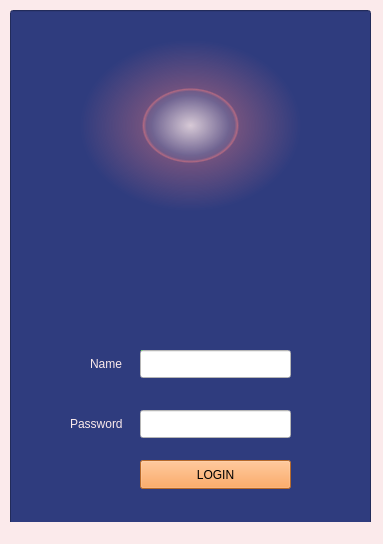
<?xml version="1.0" encoding="UTF-8"?>
<ui version="4.0">
 <class>MainWindow</class>
 <widget class="QMainWindow" name="MainWindow">
  <property name="geometry">
   <rect>
    <x>0</x>
    <y>0</y>
    <width>383</width>
    <height>544</height>
   </rect>
  </property>
  <property name="windowTitle">
   <string>MainWindow</string>
  </property>
  <property name="styleSheet">
   <string notr="true">border-color: rgb(255, 0, 0);
background-color: rgb(251, 234, 235);</string>
  </property>
  <widget class="QWidget" name="centralwidget">
   <widget class="QPushButton" name="pushButton">
    <property name="geometry">
     <rect>
      <x>140</x>
      <y>460</y>
      <width>151</width>
      <height>29</height>
     </rect>
    </property>
    <property name="styleSheet">
     <string notr="true">font: 10pt &quot;Simplified Arabic&quot;;
background-color: rgb(255, 148, 60);
selection-background-color: rgb(250, 87, 46);
border-color: rgb(255, 0, 0);
font: 700 10pt &quot;Segoe UI&quot;;</string>
    </property>
    <property name="text">
     <string>LOGIN</string>
    </property>
   </widget>
   <widget class="QLabel" name="label_23">
    <property name="geometry">
     <rect>
      <x>100</x>
      <y>350</y>
      <width>63</width>
      <height>20</height>
     </rect>
    </property>
    <property name="styleSheet">
     <string notr="true">background-color: rgb(37, 255, 26);</string>
    </property>
    <property name="text">
     <string/>
    </property>
   </widget>
   <widget class="QLabel" name="label_39">
    <property name="geometry">
     <rect>
      <x>80</x>
      <y>40</y>
      <width>221</width>
      <height>171</height>
     </rect>
    </property>
    <property name="styleSheet">
     <string notr="true">background-color: qradialgradient(spread:pad, cx:0.5, cy:0.5, radius:0.5, fx:0.5, fy:0.5, stop:0 rgba(255, 235, 235, 206), stop:0.35 rgba(255, 188, 188, 80), stop:0.4 rgba(255, 162, 162, 80), stop:0.425 rgba(255, 132, 132, 156), stop:0.44 rgba(252, 128, 128, 80), stop:1 rgba(255, 255, 255, 0));
image: url(:/img/img/logo_transparent.png);</string>
    </property>
    <property name="text">
     <string/>
    </property>
   </widget>
   <widget class="QLabel" name="label">
    <property name="geometry">
     <rect>
      <x>90</x>
      <y>350</y>
      <width>51</width>
      <height>28</height>
     </rect>
    </property>
    <property name="styleSheet">
     <string notr="true">font: 10pt &quot;Simplified Arabic&quot;;
color: rgb(251, 234, 235);
background-color: rgb(47, 60, 126);
font: 700 10pt &quot;Segoe UI&quot;;
</string>
    </property>
    <property name="text">
     <string>Name</string>
    </property>
   </widget>
   <widget class="QLineEdit" name="password">
    <property name="geometry">
     <rect>
      <x>140</x>
      <y>410</y>
      <width>151</width>
      <height>28</height>
     </rect>
    </property>
    <property name="styleSheet">
     <string notr="true">background-color: rgb(255, 255, 255);</string>
    </property>
   </widget>
   <widget class="QLineEdit" name="name">
    <property name="geometry">
     <rect>
      <x>140</x>
      <y>350</y>
      <width>151</width>
      <height>28</height>
     </rect>
    </property>
    <property name="palette">
     <palette>
      <active>
       <colorrole role="Button">
        <brush brushstyle="SolidPattern">
         <color alpha="255">
          <red>255</red>
          <green>255</green>
          <blue>255</blue>
         </color>
        </brush>
       </colorrole>
       <colorrole role="Base">
        <brush brushstyle="SolidPattern">
         <color alpha="255">
          <red>255</red>
          <green>255</green>
          <blue>255</blue>
         </color>
        </brush>
       </colorrole>
       <colorrole role="Window">
        <brush brushstyle="SolidPattern">
         <color alpha="255">
          <red>255</red>
          <green>255</green>
          <blue>255</blue>
         </color>
        </brush>
       </colorrole>
      </active>
      <inactive>
       <colorrole role="Button">
        <brush brushstyle="SolidPattern">
         <color alpha="255">
          <red>255</red>
          <green>255</green>
          <blue>255</blue>
         </color>
        </brush>
       </colorrole>
       <colorrole role="Base">
        <brush brushstyle="SolidPattern">
         <color alpha="255">
          <red>255</red>
          <green>255</green>
          <blue>255</blue>
         </color>
        </brush>
       </colorrole>
       <colorrole role="Window">
        <brush brushstyle="SolidPattern">
         <color alpha="255">
          <red>255</red>
          <green>255</green>
          <blue>255</blue>
         </color>
        </brush>
       </colorrole>
      </inactive>
      <disabled>
       <colorrole role="Button">
        <brush brushstyle="SolidPattern">
         <color alpha="255">
          <red>255</red>
          <green>255</green>
          <blue>255</blue>
         </color>
        </brush>
       </colorrole>
       <colorrole role="Base">
        <brush brushstyle="SolidPattern">
         <color alpha="255">
          <red>255</red>
          <green>255</green>
          <blue>255</blue>
         </color>
        </brush>
       </colorrole>
       <colorrole role="Window">
        <brush brushstyle="SolidPattern">
         <color alpha="255">
          <red>255</red>
          <green>255</green>
          <blue>255</blue>
         </color>
        </brush>
       </colorrole>
      </disabled>
     </palette>
    </property>
    <property name="autoFillBackground">
     <bool>false</bool>
    </property>
    <property name="styleSheet">
     <string notr="true">background-color: rgb(255, 255, 255);

</string>
    </property>
   </widget>
   <widget class="QLabel" name="label_40">
    <property name="geometry">
     <rect>
      <x>70</x>
      <y>410</y>
      <width>61</width>
      <height>28</height>
     </rect>
    </property>
    <property name="styleSheet">
     <string notr="true">font: 10pt &quot;Simplified Arabic&quot;;
font: 700 10pt &quot;Segoe UI&quot;;
background-color: rgb(47, 60, 126);
color: rgb(251, 234, 235);</string>
    </property>
    <property name="text">
     <string>Password</string>
    </property>
   </widget>
   <widget class="QLineEdit" name="lineEdit">
    <property name="geometry">
     <rect>
      <x>10</x>
      <y>10</y>
      <width>361</width>
      <height>581</height>
     </rect>
    </property>
    <property name="styleSheet">
     <string notr="true">background-color: rgb(47, 60, 126);</string>
    </property>
   </widget>
   <zorder>lineEdit</zorder>
   <zorder>label_23</zorder>
   <zorder>pushButton</zorder>
   <zorder>label</zorder>
   <zorder>label_39</zorder>
   <zorder>password</zorder>
   <zorder>name</zorder>
   <zorder>label_40</zorder>
  </widget>
  <widget class="QStatusBar" name="statusbar"/>
 </widget>
 <resources/>
 <connections/>
</ui>
